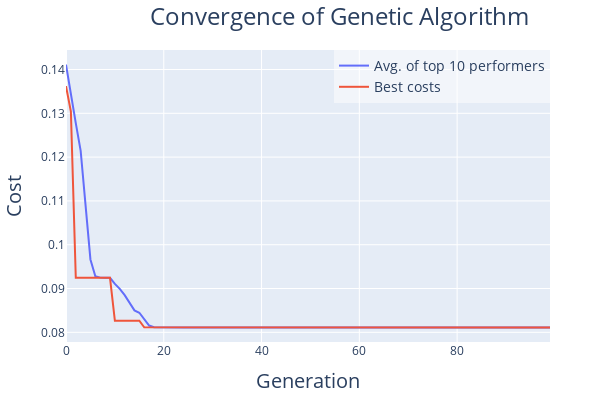

The code cell stored with this chart in its notebook:
### Code cell
# Plot the genetic algorithm convergence plot
visualizer.plot_optimization_results()
